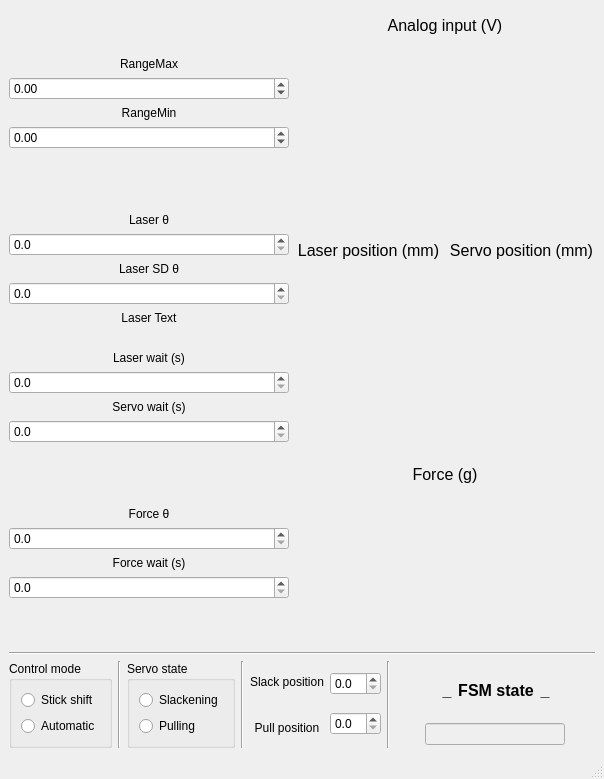
<?xml version="1.0" encoding="UTF-8"?>
<ui version="4.0">
 <class>MainWindow</class>
 <widget class="QMainWindow" name="MainWindow">
  <property name="geometry">
   <rect>
    <x>0</x>
    <y>0</y>
    <width>604</width>
    <height>779</height>
   </rect>
  </property>
  <property name="sizePolicy">
   <sizepolicy hsizetype="Minimum" vsizetype="Minimum">
    <horstretch>0</horstretch>
    <verstretch>0</verstretch>
   </sizepolicy>
  </property>
  <property name="windowTitle">
   <string>VBAcmd</string>
  </property>
  <property name="autoFillBackground">
   <bool>false</bool>
  </property>
  <widget class="QWidget" name="centralwidget">
   <layout class="QVBoxLayout" name="verticalLayout_13">
    <item>
     <layout class="QHBoxLayout" name="horizontalLayout_8">
      <item>
       <layout class="QVBoxLayout" name="verticalLayout_11">
        <item>
         <spacer name="verticalSpacer_8">
          <property name="orientation">
           <enum>Qt::Vertical</enum>
          </property>
          <property name="sizeHint" stdset="0">
           <size>
            <width>20</width>
            <height>10</height>
           </size>
          </property>
         </spacer>
        </item>
        <item>
         <widget class="QLabel" name="label_8">
          <property name="text">
           <string>RangeMax</string>
          </property>
          <property name="alignment">
           <set>Qt::AlignCenter</set>
          </property>
         </widget>
        </item>
        <item>
         <widget class="QDoubleSpinBox" name="aiRangeMaxSpinBox">
          <property name="decimals">
           <number>2</number>
          </property>
          <property name="minimum">
           <double>-20.000000000000000</double>
          </property>
          <property name="maximum">
           <double>20.000000000000000</double>
          </property>
          <property name="singleStep">
           <double>0.010000000000000</double>
          </property>
         </widget>
        </item>
        <item>
         <widget class="QLabel" name="label_9">
          <property name="text">
           <string>RangeMin</string>
          </property>
          <property name="alignment">
           <set>Qt::AlignCenter</set>
          </property>
         </widget>
        </item>
        <item>
         <widget class="QDoubleSpinBox" name="aiRangeMinSpinBox">
          <property name="decimals">
           <number>2</number>
          </property>
          <property name="minimum">
           <double>-20.000000000000000</double>
          </property>
          <property name="maximum">
           <double>20.000000000000000</double>
          </property>
          <property name="singleStep">
           <double>0.010000000000000</double>
          </property>
         </widget>
        </item>
        <item>
         <spacer name="verticalSpacer_10">
          <property name="orientation">
           <enum>Qt::Vertical</enum>
          </property>
          <property name="sizeHint" stdset="0">
           <size>
            <width>20</width>
            <height>10</height>
           </size>
          </property>
         </spacer>
        </item>
       </layout>
      </item>
      <item>
       <layout class="QVBoxLayout" name="verticalLayout_12">
        <item>
         <layout class="QHBoxLayout" name="horizontalLayout_9">
          <item>
           <widget class="QLabel" name="chartTitle_AnalogInput">
            <property name="font">
             <font>
              <pointsize>12</pointsize>
              <weight>50</weight>
              <bold>false</bold>
             </font>
            </property>
            <property name="text">
             <string>Analog input (V)</string>
            </property>
            <property name="alignment">
             <set>Qt::AlignCenter</set>
            </property>
           </widget>
          </item>
         </layout>
        </item>
        <item>
         <widget class="QwtPlot" name="analogInPlot">
          <property name="minimumSize">
           <size>
            <width>300</width>
            <height>150</height>
           </size>
          </property>
          <property name="maximumSize">
           <size>
            <width>16777215</width>
            <height>200</height>
           </size>
          </property>
         </widget>
        </item>
       </layout>
      </item>
     </layout>
    </item>
    <item>
     <layout class="QHBoxLayout" name="horizontalLayout_4">
      <item>
       <layout class="QVBoxLayout" name="verticalLayout">
        <item>
         <spacer name="verticalSpacer_2">
          <property name="orientation">
           <enum>Qt::Vertical</enum>
          </property>
          <property name="sizeHint" stdset="0">
           <size>
            <width>20</width>
            <height>10</height>
           </size>
          </property>
         </spacer>
        </item>
        <item>
         <widget class="QLabel" name="label">
          <property name="text">
           <string>Laser θ</string>
          </property>
          <property name="alignment">
           <set>Qt::AlignCenter</set>
          </property>
         </widget>
        </item>
        <item>
         <widget class="QDoubleSpinBox" name="laserThresholdDoubleSpinBox">
          <property name="decimals">
           <number>1</number>
          </property>
          <property name="minimum">
           <double>0.000000000000000</double>
          </property>
          <property name="maximum">
           <double>10000.000000000000000</double>
          </property>
          <property name="singleStep">
           <double>0.500000000000000</double>
          </property>
         </widget>
        </item>
        <item>
         <widget class="QLabel" name="label_10">
          <property name="text">
           <string>Laser SD θ</string>
          </property>
          <property name="alignment">
           <set>Qt::AlignCenter</set>
          </property>
         </widget>
        </item>
        <item>
         <widget class="QDoubleSpinBox" name="laserSDThresholdDoubleSpinBox">
          <property name="decimals">
           <number>1</number>
          </property>
          <property name="minimum">
           <double>0.000000000000000</double>
          </property>
          <property name="maximum">
           <double>10000.000000000000000</double>
          </property>
          <property name="singleStep">
           <double>0.100000000000000</double>
          </property>
         </widget>
        </item>
        <item>
         <widget class="QLabel" name="laserSDtext_label">
          <property name="text">
           <string>Laser Text</string>
          </property>
          <property name="alignment">
           <set>Qt::AlignCenter</set>
          </property>
         </widget>
        </item>
        <item>
         <spacer name="verticalSpacer_3">
          <property name="orientation">
           <enum>Qt::Vertical</enum>
          </property>
          <property name="sizeType">
           <enum>QSizePolicy::Fixed</enum>
          </property>
          <property name="sizeHint" stdset="0">
           <size>
            <width>20</width>
            <height>20</height>
           </size>
          </property>
         </spacer>
        </item>
        <item>
         <widget class="QLabel" name="label_2">
          <property name="text">
           <string>Laser wait (s)</string>
          </property>
          <property name="alignment">
           <set>Qt::AlignCenter</set>
          </property>
         </widget>
        </item>
        <item>
         <widget class="QDoubleSpinBox" name="laserWaitTimeDoubleSpinBox">
          <property name="decimals">
           <number>1</number>
          </property>
          <property name="minimum">
           <double>0.000000000000000</double>
          </property>
          <property name="maximum">
           <double>10000.000000000000000</double>
          </property>
          <property name="singleStep">
           <double>1.000000000000000</double>
          </property>
         </widget>
        </item>
        <item>
         <widget class="QLabel" name="label_4">
          <property name="text">
           <string>Servo wait (s)</string>
          </property>
          <property name="alignment">
           <set>Qt::AlignCenter</set>
          </property>
         </widget>
        </item>
        <item>
         <widget class="QDoubleSpinBox" name="servoWaitTimeDoubleSpinBox">
          <property name="decimals">
           <number>1</number>
          </property>
          <property name="minimum">
           <double>0.000000000000000</double>
          </property>
          <property name="maximum">
           <double>10000.000000000000000</double>
          </property>
          <property name="singleStep">
           <double>1.000000000000000</double>
          </property>
         </widget>
        </item>
        <item>
         <spacer name="verticalSpacer">
          <property name="orientation">
           <enum>Qt::Vertical</enum>
          </property>
          <property name="sizeHint" stdset="0">
           <size>
            <width>20</width>
            <height>10</height>
           </size>
          </property>
         </spacer>
        </item>
       </layout>
      </item>
      <item>
       <layout class="QVBoxLayout" name="verticalLayout_7">
        <item>
         <layout class="QHBoxLayout" name="horizontalLayout_2">
          <item>
           <widget class="QLabel" name="chartTitle_laserPosition">
            <property name="font">
             <font>
              <pointsize>12</pointsize>
              <weight>50</weight>
              <bold>false</bold>
             </font>
            </property>
            <property name="text">
             <string>Laser position (mm)</string>
            </property>
            <property name="alignment">
             <set>Qt::AlignCenter</set>
            </property>
           </widget>
          </item>
          <item>
           <widget class="QLabel" name="chartTitle_servoPosition">
            <property name="font">
             <font>
              <pointsize>12</pointsize>
              <weight>50</weight>
              <bold>false</bold>
             </font>
            </property>
            <property name="text">
             <string>Servo position (mm)</string>
            </property>
            <property name="alignment">
             <set>Qt::AlignCenter</set>
            </property>
           </widget>
          </item>
         </layout>
        </item>
        <item>
         <widget class="QwtPlot" name="positionPlot">
          <property name="minimumSize">
           <size>
            <width>300</width>
            <height>150</height>
           </size>
          </property>
          <property name="maximumSize">
           <size>
            <width>16777215</width>
            <height>200</height>
           </size>
          </property>
         </widget>
        </item>
       </layout>
      </item>
     </layout>
    </item>
    <item>
     <layout class="QHBoxLayout" name="horizontalLayout">
      <item>
       <layout class="QVBoxLayout" name="verticalLayout_10">
        <item>
         <spacer name="verticalSpacer_4">
          <property name="orientation">
           <enum>Qt::Vertical</enum>
          </property>
          <property name="sizeHint" stdset="0">
           <size>
            <width>20</width>
            <height>40</height>
           </size>
          </property>
         </spacer>
        </item>
        <item>
         <layout class="QVBoxLayout" name="verticalLayout_2">
          <item>
           <widget class="QLabel" name="label_3">
            <property name="text">
             <string>Force θ</string>
            </property>
            <property name="alignment">
             <set>Qt::AlignCenter</set>
            </property>
           </widget>
          </item>
          <item>
           <widget class="QDoubleSpinBox" name="forceThresholdDoubleSpinBox">
            <property name="decimals">
             <number>1</number>
            </property>
            <property name="minimum">
             <double>0.000000000000000</double>
            </property>
            <property name="maximum">
             <double>10000.000000000000000</double>
            </property>
            <property name="singleStep">
             <double>1.000000000000000</double>
            </property>
           </widget>
          </item>
          <item>
           <widget class="QLabel" name="label_5">
            <property name="text">
             <string>Force wait (s)</string>
            </property>
            <property name="alignment">
             <set>Qt::AlignCenter</set>
            </property>
           </widget>
          </item>
          <item>
           <widget class="QDoubleSpinBox" name="forceTimeBeforeSlackDoubleSpinBox">
            <property name="decimals">
             <number>1</number>
            </property>
            <property name="minimum">
             <double>0.000000000000000</double>
            </property>
            <property name="maximum">
             <double>10000.000000000000000</double>
            </property>
            <property name="singleStep">
             <double>1.000000000000000</double>
            </property>
           </widget>
          </item>
         </layout>
        </item>
        <item>
         <spacer name="verticalSpacer_5">
          <property name="orientation">
           <enum>Qt::Vertical</enum>
          </property>
          <property name="sizeHint" stdset="0">
           <size>
            <width>20</width>
            <height>40</height>
           </size>
          </property>
         </spacer>
        </item>
       </layout>
      </item>
      <item>
       <layout class="QVBoxLayout" name="verticalLayout_3">
        <item>
         <widget class="QLabel" name="chartTitle_force">
          <property name="font">
           <font>
            <pointsize>12</pointsize>
            <weight>50</weight>
            <bold>false</bold>
           </font>
          </property>
          <property name="text">
           <string>Force (g)</string>
          </property>
          <property name="alignment">
           <set>Qt::AlignCenter</set>
          </property>
         </widget>
        </item>
        <item>
         <widget class="QwtPlot" name="forcePlot">
          <property name="minimumSize">
           <size>
            <width>300</width>
            <height>150</height>
           </size>
          </property>
          <property name="maximumSize">
           <size>
            <width>16777215</width>
            <height>200</height>
           </size>
          </property>
         </widget>
        </item>
       </layout>
      </item>
     </layout>
    </item>
    <item>
     <widget class="Line" name="line_3">
      <property name="orientation">
       <enum>Qt::Horizontal</enum>
      </property>
     </widget>
    </item>
    <item>
     <layout class="QHBoxLayout" name="horizontalLayout_7">
      <item>
       <widget class="QGroupBox" name="controlModeGroupBox">
        <property name="title">
         <string>Control mode</string>
        </property>
        <layout class="QVBoxLayout" name="verticalLayout_6">
         <item>
          <widget class="QRadioButton" name="manualRadioButton">
           <property name="text">
            <string>Stick shift</string>
           </property>
           <property name="checked">
            <bool>false</bool>
           </property>
           <property name="autoExclusive">
            <bool>true</bool>
           </property>
          </widget>
         </item>
         <item>
          <widget class="QRadioButton" name="automaticRadioButton">
           <property name="text">
            <string>Automatic</string>
           </property>
           <property name="autoExclusive">
            <bool>true</bool>
           </property>
          </widget>
         </item>
        </layout>
       </widget>
      </item>
      <item>
       <widget class="Line" name="line">
        <property name="orientation">
         <enum>Qt::Vertical</enum>
        </property>
       </widget>
      </item>
      <item>
       <widget class="QGroupBox" name="servoStateGroupBox">
        <property name="title">
         <string>Servo state</string>
        </property>
        <layout class="QVBoxLayout" name="verticalLayout_5">
         <item>
          <widget class="QRadioButton" name="slackPositionRadioButton">
           <property name="text">
            <string>Slackening</string>
           </property>
           <property name="checked">
            <bool>false</bool>
           </property>
           <property name="autoExclusive">
            <bool>true</bool>
           </property>
          </widget>
         </item>
         <item>
          <widget class="QRadioButton" name="pullPositionRadioButton">
           <property name="text">
            <string>Pulling</string>
           </property>
           <property name="autoExclusive">
            <bool>true</bool>
           </property>
          </widget>
         </item>
        </layout>
       </widget>
      </item>
      <item>
       <widget class="Line" name="line_2">
        <property name="orientation">
         <enum>Qt::Vertical</enum>
        </property>
       </widget>
      </item>
      <item>
       <layout class="QHBoxLayout" name="horizontalLayout_3">
        <item>
         <layout class="QVBoxLayout" name="verticalLayout_9">
          <item>
           <widget class="QLabel" name="label_7">
            <property name="text">
             <string>Slack position</string>
            </property>
            <property name="alignment">
             <set>Qt::AlignCenter</set>
            </property>
           </widget>
          </item>
          <item>
           <widget class="QLabel" name="label_6">
            <property name="text">
             <string>Pull position</string>
            </property>
            <property name="alignment">
             <set>Qt::AlignCenter</set>
            </property>
           </widget>
          </item>
         </layout>
        </item>
        <item>
         <layout class="QVBoxLayout" name="verticalLayout_8">
          <item>
           <widget class="QDoubleSpinBox" name="slackPositionDoubleSpinBox">
            <property name="decimals">
             <number>1</number>
            </property>
            <property name="minimum">
             <double>0.000000000000000</double>
            </property>
            <property name="maximum">
             <double>99.000000000000000</double>
            </property>
            <property name="singleStep">
             <double>0.100000000000000</double>
            </property>
            <property name="value">
             <double>0.000000000000000</double>
            </property>
           </widget>
          </item>
          <item>
           <widget class="QDoubleSpinBox" name="pullPositionDoubleSpinBox">
            <property name="sizePolicy">
             <sizepolicy hsizetype="Minimum" vsizetype="Fixed">
              <horstretch>0</horstretch>
              <verstretch>0</verstretch>
             </sizepolicy>
            </property>
            <property name="decimals">
             <number>1</number>
            </property>
            <property name="minimum">
             <double>0.000000000000000</double>
            </property>
            <property name="maximum">
             <double>99.000000000000000</double>
            </property>
            <property name="singleStep">
             <double>0.100000000000000</double>
            </property>
            <property name="value">
             <double>0.000000000000000</double>
            </property>
           </widget>
          </item>
         </layout>
        </item>
       </layout>
      </item>
      <item>
       <widget class="Line" name="line_4">
        <property name="orientation">
         <enum>Qt::Vertical</enum>
        </property>
       </widget>
      </item>
      <item>
       <layout class="QVBoxLayout" name="verticalLayout_4">
        <item>
         <spacer name="verticalSpacer_6">
          <property name="orientation">
           <enum>Qt::Vertical</enum>
          </property>
          <property name="sizeType">
           <enum>QSizePolicy::Minimum</enum>
          </property>
          <property name="sizeHint" stdset="0">
           <size>
            <width>20</width>
            <height>3</height>
           </size>
          </property>
         </spacer>
        </item>
        <item>
         <layout class="QHBoxLayout" name="horizontalLayout_6">
          <item>
           <spacer name="horizontalSpacer">
            <property name="orientation">
             <enum>Qt::Horizontal</enum>
            </property>
            <property name="sizeHint" stdset="0">
             <size>
              <width>40</width>
              <height>20</height>
             </size>
            </property>
           </spacer>
          </item>
          <item>
           <widget class="QLabel" name="outTrigTextLabel2">
            <property name="font">
             <font>
              <pointsize>12</pointsize>
              <weight>75</weight>
              <bold>true</bold>
             </font>
            </property>
            <property name="text">
             <string>_</string>
            </property>
            <property name="alignment">
             <set>Qt::AlignCenter</set>
            </property>
           </widget>
          </item>
          <item>
           <widget class="QLabel" name="tubeStateTextLabel">
            <property name="font">
             <font>
              <pointsize>12</pointsize>
              <weight>75</weight>
              <bold>true</bold>
             </font>
            </property>
            <property name="text">
             <string>FSM state</string>
            </property>
            <property name="alignment">
             <set>Qt::AlignCenter</set>
            </property>
           </widget>
          </item>
          <item>
           <widget class="QLabel" name="outTrigTextLabel1">
            <property name="font">
             <font>
              <pointsize>12</pointsize>
              <weight>75</weight>
              <bold>true</bold>
             </font>
            </property>
            <property name="text">
             <string>_</string>
            </property>
            <property name="alignment">
             <set>Qt::AlignCenter</set>
            </property>
           </widget>
          </item>
          <item>
           <spacer name="horizontalSpacer_2">
            <property name="orientation">
             <enum>Qt::Horizontal</enum>
            </property>
            <property name="sizeHint" stdset="0">
             <size>
              <width>40</width>
              <height>20</height>
             </size>
            </property>
           </spacer>
          </item>
         </layout>
        </item>
        <item>
         <layout class="QHBoxLayout" name="horizontalLayout_5">
          <item>
           <spacer name="horizontalSpacer_5">
            <property name="orientation">
             <enum>Qt::Horizontal</enum>
            </property>
            <property name="sizeHint" stdset="0">
             <size>
              <width>40</width>
              <height>20</height>
             </size>
            </property>
           </spacer>
          </item>
          <item>
           <widget class="QLineEdit" name="startSig">
            <property name="enabled">
             <bool>false</bool>
            </property>
            <property name="minimumSize">
             <size>
              <width>140</width>
              <height>0</height>
             </size>
            </property>
            <property name="maximumSize">
             <size>
              <width>75</width>
              <height>16777215</height>
             </size>
            </property>
            <property name="focusPolicy">
             <enum>Qt::NoFocus</enum>
            </property>
           </widget>
          </item>
          <item>
           <spacer name="horizontalSpacer_6">
            <property name="orientation">
             <enum>Qt::Horizontal</enum>
            </property>
            <property name="sizeHint" stdset="0">
             <size>
              <width>40</width>
              <height>20</height>
             </size>
            </property>
           </spacer>
          </item>
         </layout>
        </item>
        <item>
         <spacer name="verticalSpacer_7">
          <property name="orientation">
           <enum>Qt::Vertical</enum>
          </property>
          <property name="sizeType">
           <enum>QSizePolicy::Minimum</enum>
          </property>
          <property name="sizeHint" stdset="0">
           <size>
            <width>20</width>
            <height>3</height>
           </size>
          </property>
         </spacer>
        </item>
       </layout>
      </item>
     </layout>
    </item>
   </layout>
   <zorder></zorder>
   <zorder></zorder>
   <zorder>line_3</zorder>
  </widget>
  <widget class="QMenuBar" name="menubar">
   <property name="geometry">
    <rect>
     <x>0</x>
     <y>0</y>
     <width>604</width>
     <height>21</height>
    </rect>
   </property>
  </widget>
  <widget class="QStatusBar" name="statusbar"/>
 </widget>
 <customwidgets>
  <customwidget>
   <class>QwtPlot</class>
   <extends>QFrame</extends>
   <header>qwt_plot.h</header>
  </customwidget>
 </customwidgets>
 <resources/>
 <connections/>
</ui>
